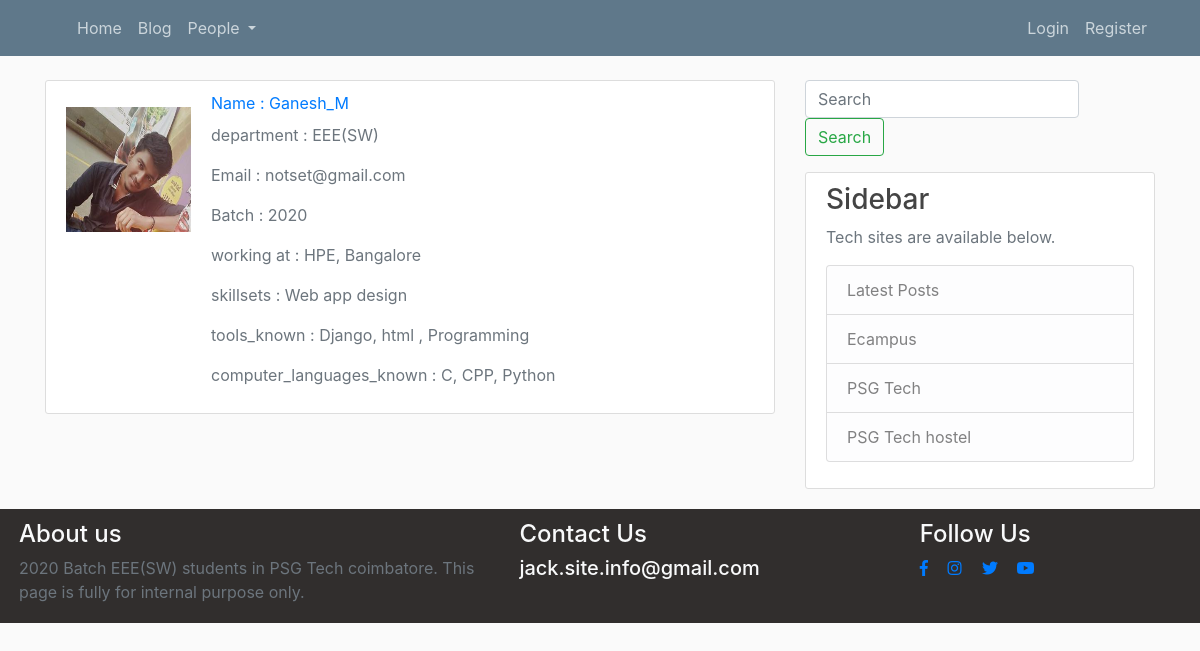
The page /user/Ganesh_M/profile on the database its author committed.
### users/models.py (models this page shows, shortened)
class Profile(models.Model):
    user = models.OneToOneField(User, on_delete=models.CASCADE)
    image = models.ImageField(default='default.jpg', upload_to='profile_pics')
    skillsets = models.CharField(max_length=100, default="No skill sets assigned")
    tools_known = models.CharField(max_length=150, default="No tools are assigned")
    computer_languages_known = models.CharField(max_length=100, default="Languages are not assigned")
    department = models.CharField(max_length=30, default='EEE' )
    working_at = models.CharField(max_length=30, default="Not updated yet")
    batch = models.PositiveIntegerField(default=2020)
    contact_email = models.EmailField(default='notset@gmail.com')

### blog/views.py (the view)
# urls.py: path('user/<str:username>/profile', UserView.as_view(), name='user-profile'),
class UserView(ListView):
    model = Profile
    template_name = 'blog/user_profile.html'  # <app>/<model>_<viewtype>.html
    context_object_name = 'user'
    def get_queryset(self):
        user = get_object_or_404(User, username=self.kwargs.get('username'))
        user = Profile.objects.get(user=user)
        return user

### blog/templates/blog/user_profile.html
{% extends "blog/base.html" %}
{% block content %}
    <div class="content-section">
      <div class="media">
        <img class="account-img mt-3" src="{{ user.image.url }}">
        <div class="media-body">
          <a class="mb-4" href="{% url 'user-posts' user.user %}">Name : {{ user.user }}</a>
          <p class="text-secondary mt-2"> department : {{ user.department }}</p>
          <p class="text-secondary"> Email : {{ user.contact_email }}</p>
          <p class="text-secondary"> Batch : {{ user.batch }}</p>
          <p class="text-secondary"> working at : {{ user.working_at }}</p>
          <p class="text-secondary">skillsets : {{ user.skillsets }}</p>
          <p class="text-secondary">tools_known : {{ user.tools_known }}</p>
          <p class="text-secondary"> computer_languages_known : {{ user.computer_languages_known }}</p>
        </div>
      </div>
    </div>
{% endblock content %}

### blog/static/blog/main.css (style rules this page uses)
body { background: #fafafa; color: #333333; margin-top: 5rem; }
.content-section { background: #ffffff; padding: 10px 20px; border: 1px solid #dddddd; border-radius: 3px; margin-bottom: 20px; }
.account-img { height: 125px; width: 125px; margin-right: 20px; margin-bottom: 16px; }

### rows shown on the page
Profile: image (picture), user "Ganesh_M", department "EEE(SW)", contact_email "notset@gmail.com", batch "2020", working_at "HPE, Bangalore", skillsets "Web app design", tools_known "Django, html , Programming", computer_languages_known "C, CPP, Python"
